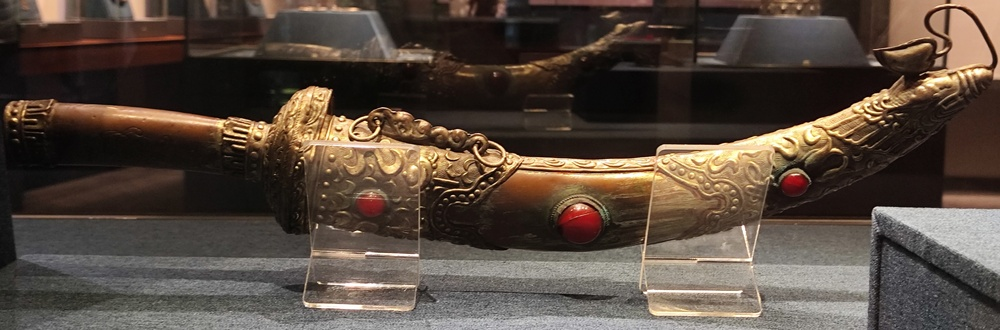
#> input picture images/Mat02.jpg, 1000 x 330 px, shrunk from 3266 x 1077 before the run, found by its file name
$ python 02-2.py
#> lines starting #> are read from the running program, lines starting #| are printed output that depends on the picture; after the words box and inside, x2 and y2 are one past the last pixel; in counts of white or black regions, pixels touching at a corner belong together
# type: ignore
import cv2
import matplotlib.pyplot as plt
import numpy as np

# 1. 读取灰度图
img = cv2.imread("images/Mat02.jpg", 0)
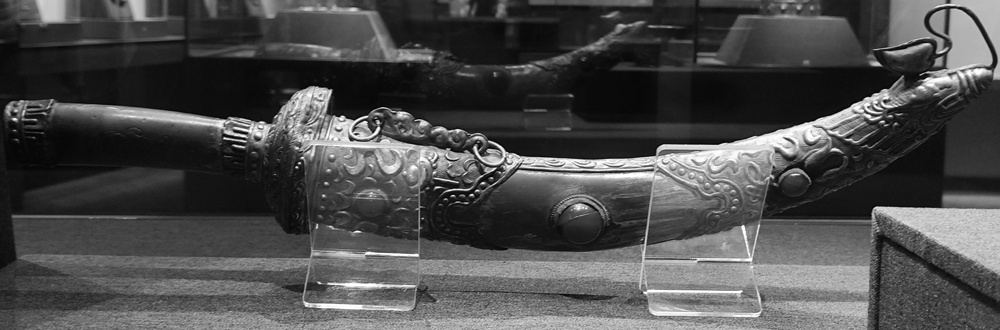
#> img: shape (330, 1000); min 0, max 255, mean 76
if img is None:
    print("无法读取图像")
    exit()
h, w = img.shape
#> h = 330; w = 1000

# 2. 傅里叶变换 + 中心化
f = np.fft.fft2(img)
f_shift = np.fft.fftshift(f)

# 3. 构造滤波器掩模
# 中心坐标
cx, cy = w // 2, h // 2
#> cx = 500; cy = 165


# 理想低通滤波器 (LPF)：保留中心低频
def ideal_low_pass(radius=50):
#> called with radius = 50
    mask = np.zeros((h, w), np.float32)
    for x in range(w):
        for y in range(h):
            if np.hypot(x - cx, y - cy) <= radius:
                mask[y, x] = 1
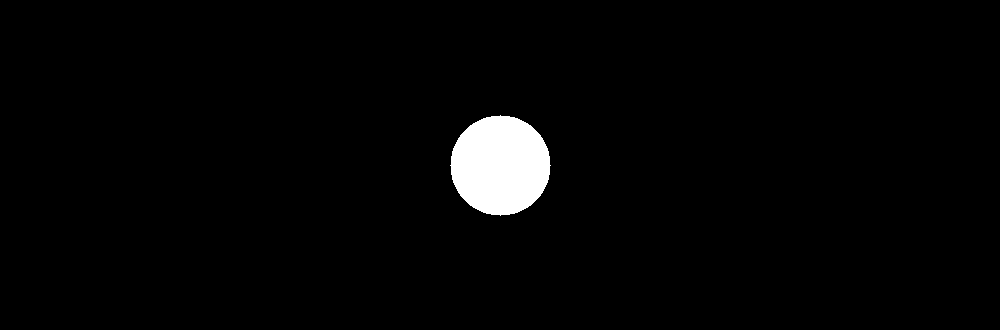
#> mask: shape (330, 1000) float32; values 0 (black) and 1 (white), 2.4% white; 1 white region, box (x1, y1, x2, y2) and area: (450, 115, 551, 216) 7845
    return mask


# 理想高通滤波器 (HPF)：保留高频边缘
def ideal_high_pass(radius=50):
    return 1 - ideal_low_pass(radius)
#> call 2 of ideal_low_pass, with radius = 30
#> after the loop in ideal_low_pass (call 2), `for x in range(w):`:
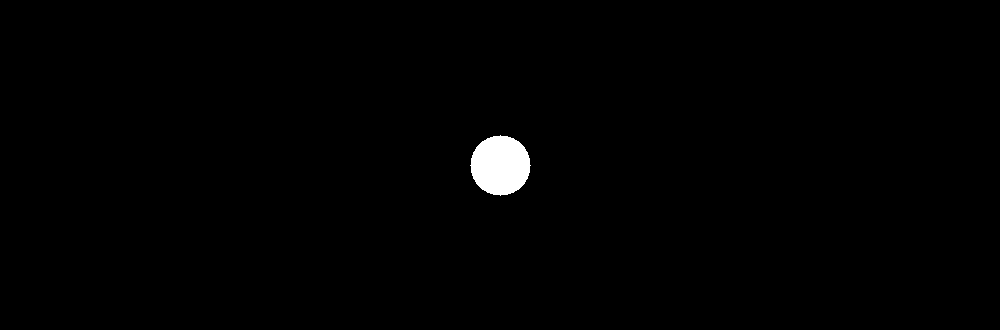
#> mask: shape (330, 1000) float32; values 0 (black) and 1 (white), 0.85% white; 1 white region, box (x1, y1, x2, y2) and area: (470, 135, 531, 196) 2821


# 带阻滤波器 (BSF)：阻止某一频段
def band_stop(r1=20, r2=80):
#> called with r1 = 20, r2 = 80
    mask = np.ones((h, w), np.float32)
    for x in range(w):
        for y in range(h):
            d = np.hypot(x - cx, y - cy)
            if r1 <= d <= r2:
                mask[y, x] = 0
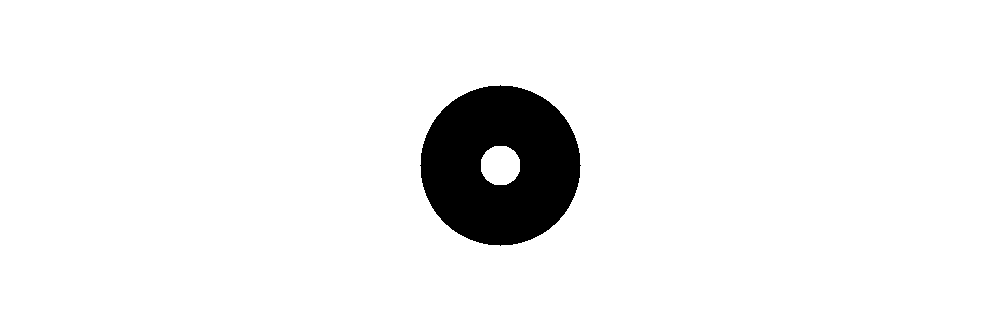
#> mask: shape (330, 1000) float32; values 0 (black) and 1 (white), 94.3% white; 1 black region, box (x1, y1, x2, y2) and area: (420, 85, 581, 246) 18836
    return mask


# 带通滤波器 (BPF)：只保留某一频段
def band_pass(r1=20, r2=80):
    return 1 - band_stop(r1, r2)


# 4. 选择滤波器
mask = ideal_low_pass(50)  # 低通
mask = ideal_high_pass(30)  # 高通
mask = band_pass(20, 80)  # 带通
mask = band_stop(20, 80)  # 带阻

# 5. 频域滤波
f_filtered = f_shift * mask

# 6. 逆傅里叶变换
f_ishift = np.fft.ifftshift(f_filtered)
img_filtered = np.fft.ifft2(f_ishift)
img_filtered = np.abs(img_filtered)
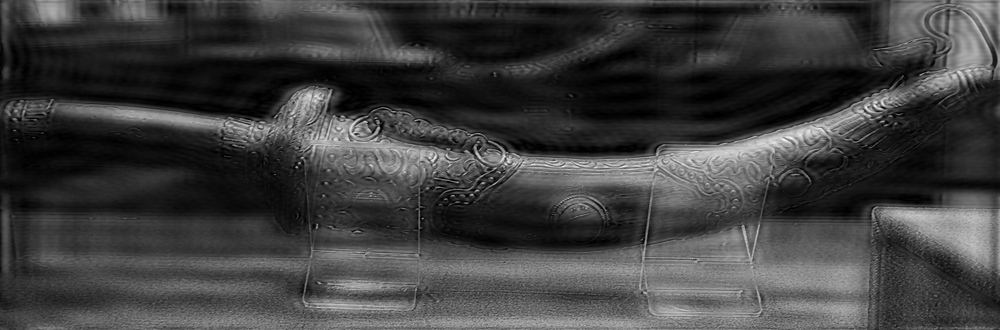
#> img_filtered: shape (330, 1000) float64; min 0.00032, max 306.3, mean 76.1; drawn with min black and max white

# 7. 显示结果
plt.figure(figsize=(12, 8))

plt.subplot(221)
plt.imshow(img, cmap="gray")
plt.title("Original")
plt.axis("off")

plt.subplot(222)
plt.imshow(20 * np.log(np.abs(f_shift) + 1), cmap="gray")
plt.title("FFT Spectrum")
plt.axis("off")

plt.subplot(223)
plt.imshow(mask, cmap="gray")
plt.title("Filter Mask")
plt.axis("off")

plt.subplot(224)
plt.imshow(img_filtered, cmap="gray")
plt.title("Filtered Image")
plt.axis("off")

plt.show()
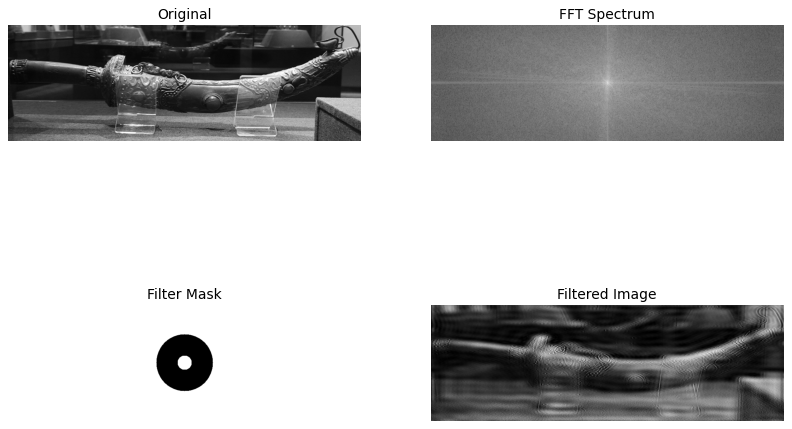
#> figure drawn by matplotlib, 4 panels

$ run again, with images/Mat01.jpg copied over images/Mat02.jpg
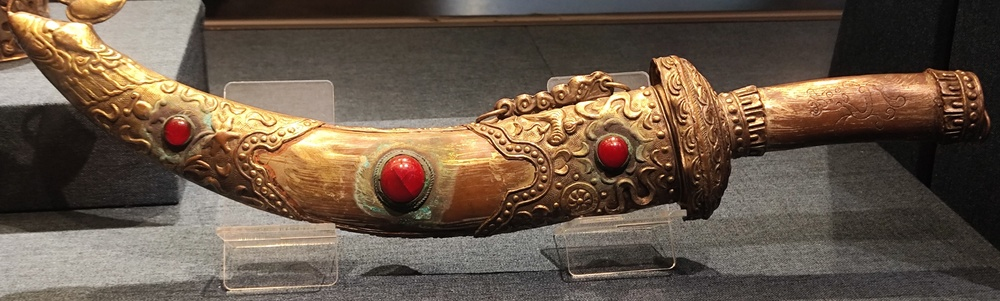
#> input picture images/Mat01.jpg, 1000 x 301 px, shrunk from 3470 x 1046 before the run, found by its file name
#> after the loop in ideal_low_pass, `for x in range(w):`:
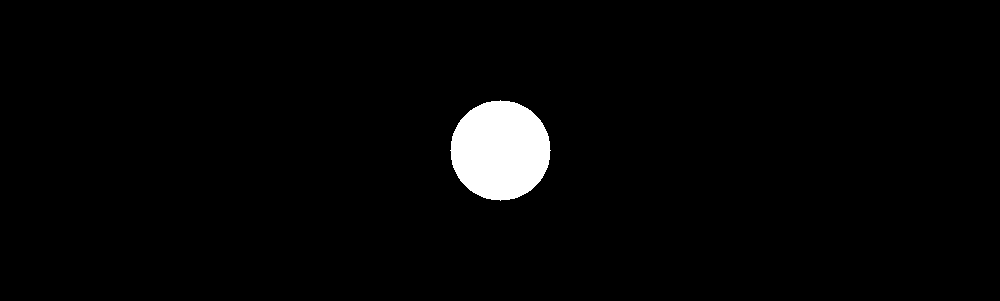
#> mask: shape (301, 1000) float32; values 0 (black) and 1 (white), 2.6% white; 1 white region, box (x1, y1, x2, y2) and area: (450, 100, 551, 201) 7845
#> `plt.show()`:
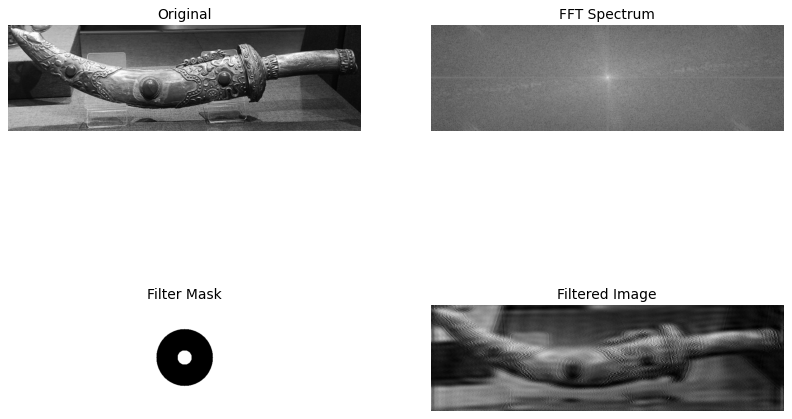
#> figure drawn by matplotlib, 4 panels
